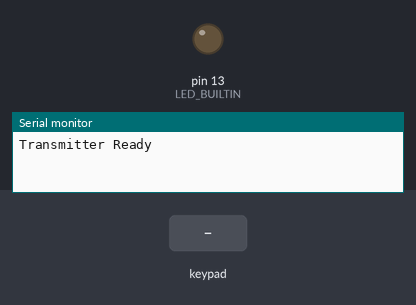
This sketch was run on a simulated Arduino Uno, built with avr-gcc and run on an emulated ATmega328P. Shown: output pins drawn as LEDs (lit = HIGH), the last lines printed to the serial monitor. Dashed ring = blinking. The inputs (shaded band) are chosen by the test bench. No radio packets arrive unless stated.

Above: at 1.2 s.
1.3 s: keypad keys 9 8 7 6 pressed 0.4 s apart
At 1.53 s:
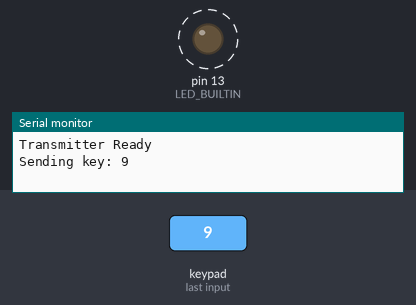
4.4 s: key 'A' pressed
At 5.1 s:
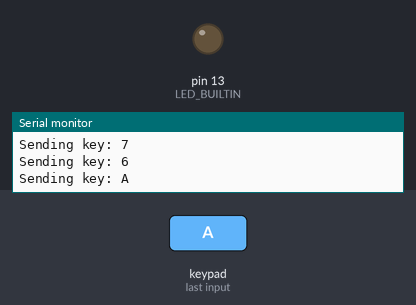
5.9 s: key 'B' pressed
At 7.1 s:
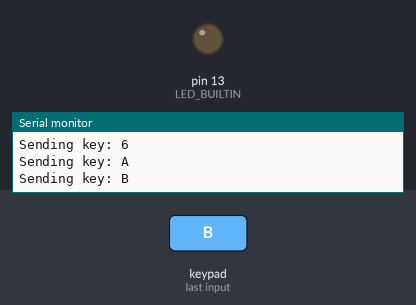
7.4 s: keypad keys 9 8 7 6 # pressed 0.4 s apart
At 7.63 s:
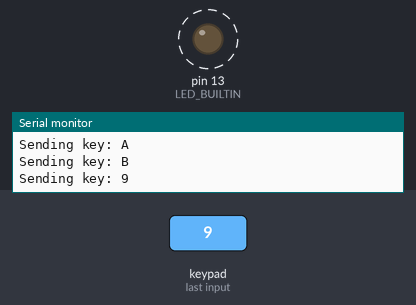
10.9 s: key 'C' pressed
At 12.1 s:
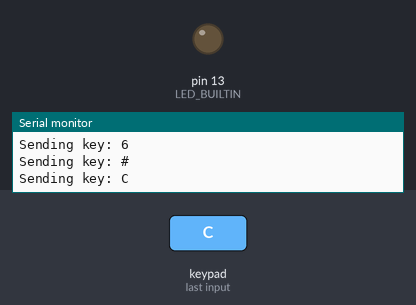
12.4 s: keypad keys 9 8 7 6 * pressed 0.4 s apart
At 12.63 s:
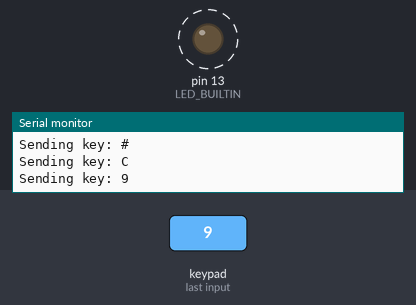
Timing chart, 0 to 15.6 s (numbered marks = the images above; inputs shaded):
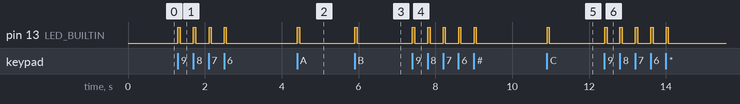

Measured:
- after the input at 1.3 s, pin 13 (LED_BUILTIN): alternates HIGH for 0.06 s and LOW for 0.34 s, 8 changes in all, then stays LOW, starting at once
- after the input at 4.4 s, pin 13 (LED_BUILTIN): LOW → HIGH at once, → LOW 0.06 s later
- after the input at 5.9 s, pin 13 (LED_BUILTIN): LOW → HIGH at once, → LOW 0.06 s later
- after the input at 7.4 s, pin 13 (LED_BUILTIN): alternates HIGH for 0.06 s and LOW for 0.34 s, 10 changes in all, then stays LOW, starting at once
- after the input at 10.9 s, pin 13 (LED_BUILTIN): LOW → HIGH at once, → LOW 0.06 s later
- after the input at 12.4 s, pin 13 (LED_BUILTIN): alternates HIGH for 0.06 s and LOW for 0.34 s, 10 changes in all, then stays LOW, starting at once

The sketch:

Transmitter.ino
```cpp
#include <RH_ASK.h>
#include <SPI.h>        // Required by RH_ASK
#include <Keypad.h>     // Keypad library

// --- RF Driver ---
RH_ASK driver;

// --- Keypad Setup ---
const byte ROWS = 4; // 4 rows
const byte COLS = 4; // 4 columns

char keys[ROWS][COLS] = {
  {'1','2','3','A'},
  {'4','5','6','B'},
  {'7','8','9','C'},
  {'*','0','#','D'}
};

byte rowPins[ROWS] = {9, 8, 7, 6}; // adjust to your wiring
byte colPins[COLS] = {5, 4, 3, 2}; // adjust to your wiring

Keypad keypad = Keypad(makeKeymap(keys), rowPins, colPins, ROWS, COLS);

void setup() {
  pinMode(LED_BUILTIN, OUTPUT);
  Serial.begin(9600);

  if (!driver.init()) {
    Serial.println("RF init FAIL");
  } else {
    Serial.println("Transmitter Ready");
  }
}

void loop() {
  // Check keypad input
  char key = keypad.getKey();
  if (key) {
    // Build message (single char string)
    char msg[2];
    msg[0] = key;
    msg[1] = '\0';

    Serial.print("Sending key: ");
    Serial.println(msg);

    digitalWrite(LED_BUILTIN, HIGH);

    driver.send((uint8_t *)msg, strlen(msg));
    driver.waitPacketSent();

    digitalWrite(LED_BUILTIN, LOW);
  }

  // You can also add periodic ping here if needed
}
```
